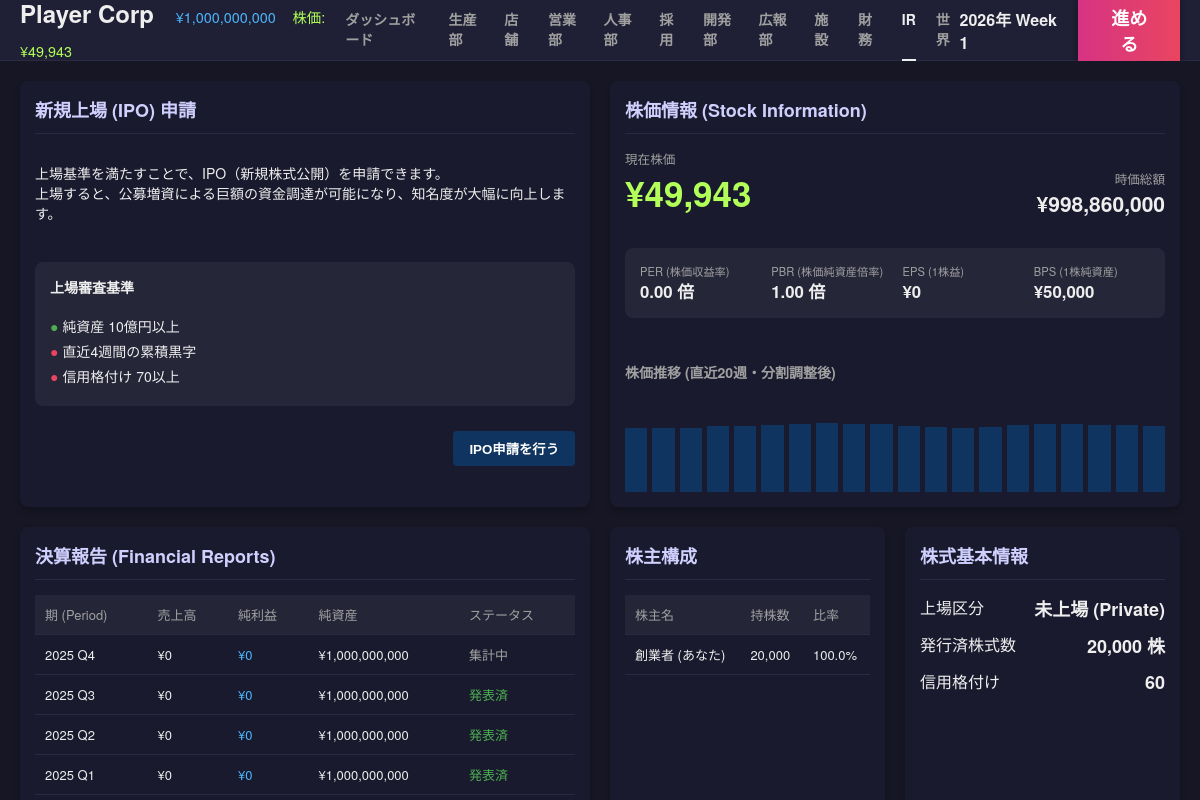
Page /ir on the committed database.
### tables this page shows
CREATE TABLE companies (
            id INTEGER PRIMARY KEY AUTOINCREMENT,
            name TEXT,
            type TEXT, -- 'player', 'npc_maker', 'npc_retail', 'system_supplier'
            funds INTEGER,
            brand_power REAL DEFAULT 0,
            industry TEXT DEFAULT 'automotive',
            credit_rating INTEGER DEFAULT 50,
            dev_knowhow REAL DEFAULT 0,
            borrowing_limit INTEGER DEFAULT 0,
            is_active BOOLEAN DEFAULT 1,
            -- Supplier Traits
            trait_material_score REAL DEFAULT 3.0,
            trait_cost_multiplier REAL DEFAULT 1.0,
            part_category TEXT, -- 'engine', 'body', etc. for system_supplier
            
            -- Stock info
            listing_status TEXT DEFAULT 'private', -- 'private', 'public'
            stock_price INTEGER DEFAULT 50000,
            outstanding_shares INTEGER DEFAULT 20000,
            market_cap INTEGER DEFAULT 1000000000
        );

CREATE TABLE stock_history (
            week INTEGER,
            company_id INTEGER,
            stock_price INTEGER,
            market_cap INTEGER,
            eps REAL,
            bps REAL,
            per REAL,
            pbr REAL,
            PRIMARY KEY (week, company_id)
        );

CREATE TABLE financial_reports (
            id INTEGER PRIMARY KEY AUTOINCREMENT,
            company_id INTEGER,
            week INTEGER, -- 決算締め日
            period_str TEXT, -- '2025 Q1' etc
            revenue INTEGER,
            net_profit INTEGER,
            total_assets INTEGER,
            net_assets INTEGER,
            published_week INTEGER, -- 実際に発表された週
            status TEXT, -- 'draft', 'published', 'delayed', 'corrected'
            correction_flag BOOLEAN DEFAULT 0
        );

### app.py (the view)
@app.route('/ir')
def ir():
    player = get_player_company()
    current_week = sim.get_current_week()
    history = db.fetch_all("SELECT * FROM stock_history WHERE company_id = ? ORDER BY week ASC", (player['id'],))
    latest = history[-1] if history else None
    reports = db.fetch_all("SELECT * FROM financial_reports WHERE company_id = ? ORDER BY week DESC", (player['id'],))
    shareholders = [
        {'name': '創業者 (あなた)', 'shares': player['outstanding_shares'], 'ratio': 100.0}
    ]
    ipo_check = None
    if player['listing_status'] == 'private':
        is_eligible, reasons = sim.check_ipo_eligibility(player['id'])
        ipo_check = {
            'is_eligible': is_eligible,
            'reasons': reasons,
            'min_assets': gb.IPO_MIN_NET_ASSETS,
            'min_rating': gb.IPO_MIN_CREDIT_RATING,
            'min_profit_weeks': gb.IPO_MIN_PROFIT_WEEKS
        }
    return render_template('ir.html',
                           player=player,
                           history=history,
                           latest=latest,
                           reports=reports,
                           shareholders=shareholders,
                           ipo_check=ipo_check,
                           listing_status=player['listing_status'])

### templates/ir.html
{% extends "base.html" %}
{% block content %}
<div class="dashboard-grid">
    {% if listing_status == 'private' or listing_status == 'applying' %}
    <div class="card card-large">
        <div class="card-header">
            <h2>新規上場 (IPO) 申請</h2>
        </div>
        <div class="card-body">
            {% if listing_status == 'applying' %}
                <div style="text-align: center; padding: 20px;">
                    <h3 style="color: #4db8ff;">審査中</h3>
                    <p>現在、証券取引所による審査が行われています。<br>次週の結果をお待ちください。</p>
                </div>
            {% else %}
                <p>上場基準を満たすことで、IPO（新規株式公開）を申請できます。<br>上場すると、公募増資による巨額の資金調達が可能になり、知名度が大幅に向上します。</p>
                <div style="margin: 15px 0; background: rgba(255,255,255,0.05); padding: 15px; border-radius: 8px;">
                    <h4 style="margin-top: 0;">上場審査基準</h4>
                    <ul style="list-style: none; padding: 0;">
                        <li style="margin-bottom: 5px;">
                            <span style="{{ 'color: #4caf50;' if ipo_check.is_eligible or '純資産不足' not in ipo_check.reasons|join else 'color: #e94560;' }}">●</span>
                            純資産 {{ "{:,}".format(ipo_check.min_assets // 100000000) }}億円以上
                        </li>
                        <li style="margin-bottom: 5px;">
                            <span style="{{ 'color: #4caf50;' if ipo_check.is_eligible or '累積赤字' not in ipo_check.reasons|join else 'color: #e94560;' }}">●</span>
                            直近{{ ipo_check.min_profit_weeks }}週間の累積黒字
                        </li>
                        <li style="margin-bottom: 5px;">
                            <span style="{{ 'color: #4caf50;' if ipo_check.is_eligible or '信用格付け不足' not in ipo_check.reasons|join else 'color: #e94560;' }}">●</span>
                            信用格付け {{ ipo_check.min_rating }}以上
                        </li>
                    </ul>
                </div>
                <form action="{{ url_for('ipo_apply') }}" method="post" style="text-align: right;">
                    <button type="submit" class="btn btn-primary" {{ 'disabled' if not ipo_check.is_eligible else '' }}>
                        IPO申請を行う
                    </button>
                </form>
            {% endif %}
        </div>
    </div>
    {% endif %}
    <div class="card card-large">
        <div class="card-header">
            <h2>株価情報 (Stock Information)</h2>
        </div>
        <div class="card-body">
            <div style="display: flex; justify-content: space-between; align-items: flex-end; margin-bottom: 20px;">
                <div>
                    <div style="font-size: 0.9em; color: var(--text-muted);">現在株価</div>
                    <div style="font-size: 2.5em; font-weight: bold; color: #b2ff59;">¥{{ "{:,}".format(player.stock_price) }}</div>
                </div>
                <div style="text-align: right;">
                    <div style="font-size: 0.9em; color: var(--text-muted);">時価総額</div>
                    <div style="font-size: 1.5em; font-weight: bold;">¥{{ "{:,}".format(player.market_cap) }}</div>
                </div>
            </div>
            <div style="display: grid; grid-template-columns: repeat(4, 1fr); gap: 15px; background: rgba(255,255,255,0.05); padding: 15px; border-radius: 8px;">
                <div>
                    <div style="font-size: 0.8em; color: var(--text-muted);">PER (株価収益率)</div>
                    <div style="font-size: 1.2em; font-weight: bold;">{{ "{:.2f}".format(latest.per) if latest else '-' }} 倍</div>
                </div>
                <div>
                    <div style="font-size: 0.8em; color: var(--text-muted);">PBR (株価純資産倍率)</div>
                    <div style="font-size: 1.2em; font-weight: bold;">{{ "{:.2f}".format(latest.pbr) if latest else '-' }} 倍</div>
                </div>
                <div>
                    <div style="font-size: 0.8em; color: var(--text-muted);">EPS (1株益)</div>
                    <div style="font-size: 1.2em; font-weight: bold;">¥{{ "{:,.0f}".format(latest.eps) if latest else '-' }}</div>
                </div>
                <div>
                    <div style="font-size: 0.8em; color: var(--text-muted);">BPS (1株純資産)</div>
                    <div style="font-size: 1.2em; font-weight: bold;">¥{{ "{:,.0f}".format(latest.bps) if latest else '-' }}</div>
                </div>
            </div>
            <div style="margin-top: 20px;">
                <h3 style="font-size: 1em; color: var(--text-muted); margin-bottom: 10px;">株価推移 (直近20週・分割調整後)</h3>
                <div style="display: flex; align-items: flex-end; height: 100px; gap: 5px;">
                    {% for h in history[-20:] %}
                    {% set adjusted_price = ((h.market_cap or 0) / player.outstanding_shares) if player.outstanding_shares > 0 else 0 %}
                    {% set max_scale = player.stock_price * 1.5 %}
                    {% set height_pct = (adjusted_price / max_scale * 100)|int if max_scale > 0 else 0 %}
                    <div style="flex: 1; background: #0f3460; height: {{ [height_pct, 100]|min }}%; min-height: 1px; position: relative;" title="Week {{ h.week }}: ¥{{ '{:,}'.format(h.stock_price) }} (調整後: ¥{{ '{:,}'.format(adjusted_price|int) }})"></div>
                    {% endfor %}
                </div>
            </div>
        </div>
    </div>
    <div class="card card-large">
        <div class="card-header">
            <h2>決算報告 (Financial Reports)</h2>
        </div>
        <div class="card-body">
            <table class="data-table">
                <thead>
                    <tr>
                        <th>期 (Period)</th>
                        <th>売上高</th>
                        <th>純利益</th>
                        <th>純資産</th>
                        <th>ステータス</th>
                    </tr>
                </thead>
                <tbody>
                    {% for report in reports %}
                    <tr>
                        <td>{{ report.period_str }}</td>
                        <td>¥{{ "{:,}".format(report.revenue) }}</td>
                        <td style="color: {{ '#4db8ff' if report.net_profit >= 0 else '#e94560' }};">¥{{ "{:,}".format(report.net_profit) }}</td>
                        <td>¥{{ "{:,}".format(report.net_assets) }}</td>
                        <td>
                            {% if report.status == 'published' %}
                                <span style="color: #4caf50;">発表済</span>
                            {% elif report.status == 'delayed' %}
                                <span style="color: #e94560; font-weight: bold;">遅延発表</span>
                            {% elif report.status == 'draft' %}
                                <span style="color: var(--text-muted);">集計中</span>
                            {% else %}
                                {{ report.status }}
                            {% endif %}
                        </td>
                    </tr>
                    {% else %}
                    <tr><td colspan="5">決算データはまだありません。</td></tr>
                    {% endfor %}
                </tbody>
            </table>
        </div>
    </div>
    <div class="card">
        <div class="card-header">
            <h2>株主構成</h2>
        </div>
        <div class="card-body">
            <table class="data-table">
                <thead>
                    <tr>
                        <th>株主名</th>
                        <th>持株数</th>
                        <th>比率</th>
                    </tr>
                </thead>
                <tbody>
                    {% for sh in shareholders %}
                    <tr>
                        <td>{{ sh.name }}</td>
                        <td>{{ "{:,}".format(sh.shares) }}</td>
                        <td>{{ "{:.1f}".format(sh.ratio) }}%</td>
                    </tr>
                    {% endfor %}
                </tbody>
            </table>
        </div>
    </div>
    <div class="card">
        <div class="card-header">
            <h2>株式基本情報</h2>
        </div>
        <div class="card-body">
            <div class="stat-row">
                <span class="label">上場区分</span>
                <span class="value">{{ '上場 (Public)' if player.listing_status == 'public' else '未上場 (Private)' }}</span>
            </div>
            <div class="stat-row">
                <span class="label">発行済株式数</span>
                <span class="value">{{ "{:,}".format(player.outstanding_shares) }} 株</span>
            </div>
            <div class="stat-row">
                <span class="label">信用格付け</span>
                <span class="value">{{ player.credit_rating }}</span>
            </div>
        </div>
    </div>
</div>
{% endblock %}

### templates/base.html (shortened to what this page needs)
<!DOCTYPE html>
<html lang="ja">
<head>
    <link rel="stylesheet" href="{{ url_for('static', filename='css/style.css') }}">
</head>
<body>
    <div class="app-container">
        <header class="top-bar">
            <div class="logo-area tooltip-container">
                <h1>
                    {% if player %}
                    <span style="font-size: 0.6em; color: #4db8ff; margin-left: 15px; font-weight: normal;">¥{{ "{:,}".format(player.funds|int) }}</span>
                    {% if player.stock_price %}
                    <span style="font-size: 0.6em; color: #b2ff59; margin-left: 10px; font-weight: normal;">株価: ¥{{ "{:,}".format(player.stock_price) }}</span>
                    {% endif %}
                    {% endif %}
                </h1>
            </div>
            <nav class="top-nav">
                <a href="{{ url_for('dashboard') }}" class="{{ 'active' if active_page == 'dashboard' else '' }}">ダッシュボード</a>
                <a href="{{ url_for('production') }}" class="{{ 'active' if active_page == 'production' else '' }}">生産部</a>
                <a href="{{ url_for('store') }}" class="{{ 'active' if active_page == 'store' else '' }}">店舗</a>
                <a href="{{ url_for('sales') }}" class="{{ 'active' if active_page == 'sales' else '' }}">営業部</a>
                <a href="{{ url_for('hr') }}" class="{{ 'active' if active_page == 'hr' else '' }}">人事部</a>
                <a href="{{ url_for('hire_page') }}" class="{{ 'active' if active_page == 'hire_page' else '' }}">採用</a>
                <a href="{{ url_for('dev') }}" class="{{ 'active' if active_page == 'dev' else '' }}">開発部</a>
                <a href="{{ url_for('pr') }}" class="{{ 'active' if active_page == 'pr' else '' }}">広報部</a>
                <a href="{{ url_for('facility') }}" class="{{ 'active' if active_page == 'facility' else '' }}">施設</a>
                <a href="{{ url_for('finance') }}" class="{{ 'active' if active_page == 'finance' else '' }}">財務</a>
                <a href="{{ url_for('ir') }}" class="{{ 'active' if active_page == 'ir' else '' }}">IR</a>
                <a href="{{ url_for('world') }}" class="{{ 'active' if active_page == 'world' else '' }}">世界</a>
            </nav>
            <div class="action-area">
                <div class="date-display">{{ date_str }}</div>
                <form action="{{ url_for('next_week') }}" method="post">
                    <button type="submit" class="btn-next-week">進める</button>
                </form>
            </div>
        </header>
        <main class="main-content">
            {% block content %}{% endblock %}
        </main>
    </div>
</body>
</html>

### rows in the picture
companies: funds "1,000,000,000", stock_price "49,943", market_cap "998,860,000", name "創業者 (あなた)", shares "20,000", ratio "100.0", listing_status "未上場 (Private)", outstanding_shares "20,000", credit_rating "60"
stock_history: per "0.00", pbr "1.00", eps "0", bps "50,000"
stock_history: week 40 (drawn)
financial_reports: period_str "2025 Q4", revenue "0", net_profit "0", net_assets "1,000,000,000", status "集計中"
financial_reports: period_str "2025 Q3", revenue "0", net_profit "0", net_assets "1,000,000,000", status "発表済"
financial_reports: period_str "2025 Q2", revenue "0", net_profit "0", net_assets "1,000,000,000", status "発表済"
financial_reports: period_str "2025 Q1", revenue "0", net_profit "0", net_assets "1,000,000,000", status "発表済"

### other values in the picture
{{ date_str }} "2026年 Week 1"
{{ "{:,}".format(ipo_check.min_assets // 100000000) }} "10"
{{ ipo_check.min_profit_weeks }} "4"
{{ ipo_check.min_rating }} "70"
